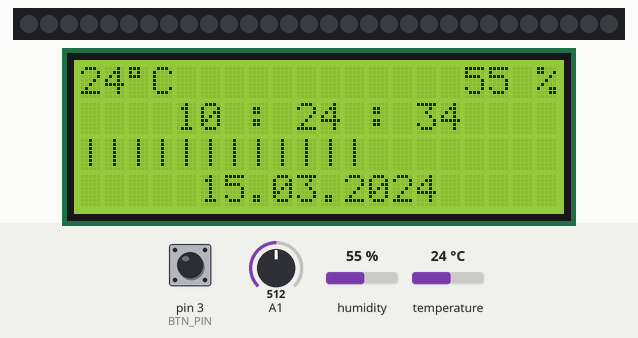
Recording of a sketch running on a simulated Arduino Uno, built with avr-gcc and run on an emulated ATmega328P. On the bench: 30 RGB LEDs in strip order, left to right, 20×4 character LCD. The inputs (shaded band) are chosen by the test bench; at power-on: A1 = 512, pin 3 (BTN_PIN) LOW, humidity 55 %, temperature 24 °C. Dim RGB values are drawn brighter than linear; the local clock reads 2024-03-15 10:24:30 at power-on unless the sketch sets it; random numbers use the default seed unless the sketch sets one.

Above: at 4.3 s.
4.4 s: A1 set to 494
At 5.8 s:
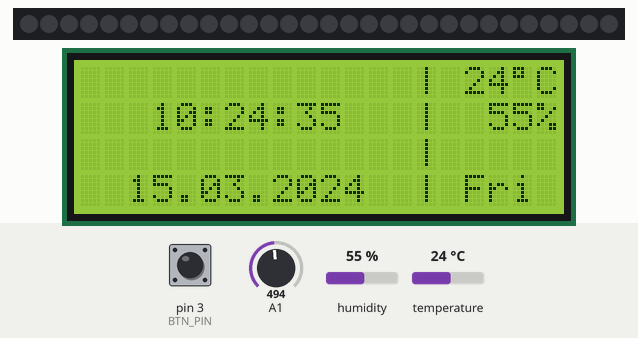
7.4 s: pin 3 (BTN_PIN) pulled HIGH for 3.2 s
At 11.7 s:
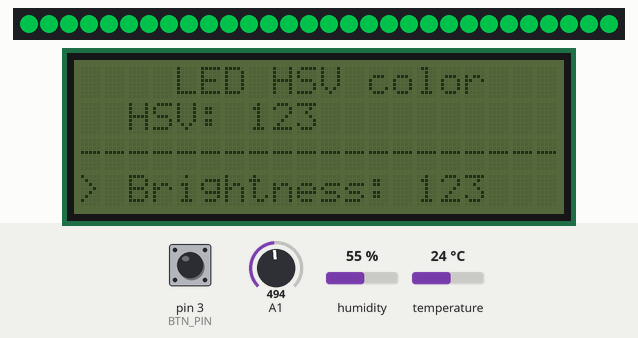
12.1 s: A1 set to 18
At 13.4 s:
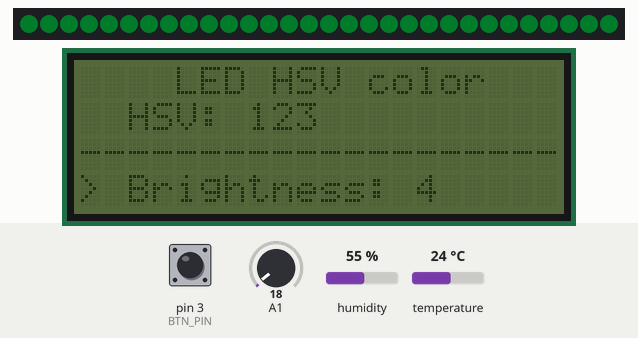
13.7 s: A1 set to 15
At 14.6 s:
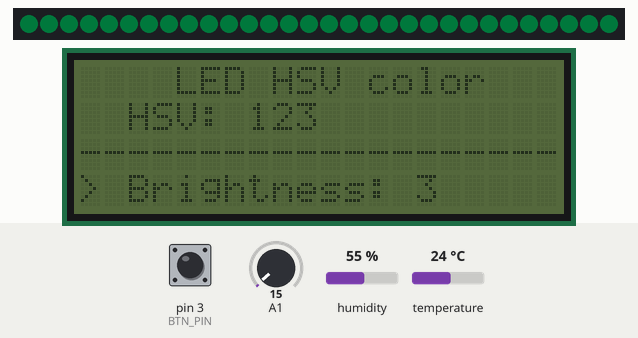
15.3 s: pin 3 (BTN_PIN) pulled HIGH for 0.15 s
At 16.0 s:
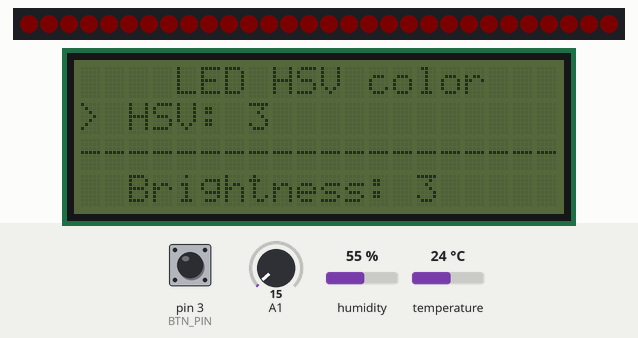
17.0 s: pin 3 (BTN_PIN) pulled HIGH for 1 s
At 18.6 s:
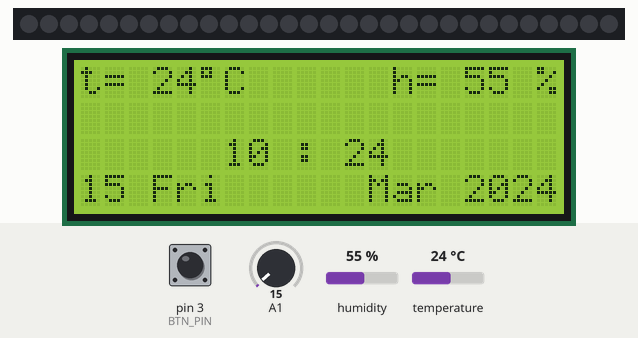
Timing chart, 0 to 20.1 s (numbered marks = the images above; inputs shaded):
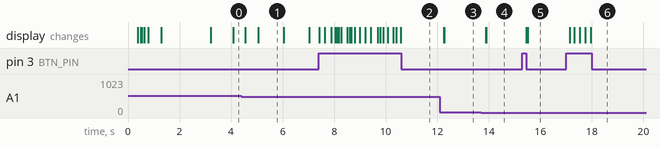

The sketch:

FREYA_ultimate.ino
```cpp
// максимально напичканая версия (считаю ее неудачной, но интересной попыткой)
//добавлено: рег-ка скорости эффектов, выбор стиля главного экрана,
//   управление подсветкой дисплея,
// возможны зависания или медленная работа
//       by EASYAMPER
#include <iarduino_RTC.h>
#include <dht11.h>
#include <Wire.h>
#include <LiquidCrystal_I2C.h>
#include "FastLED.h"
#include "GyverButton.h"

#define LED_COUNT 30         // число светодиодов
#define LED_DT 10            // пин подключения ленты
#define DHT11_PIN 8          // пин датчика температуры
#define BTN_PIN 3            // кнопка
dht11 DHT;
LiquidCrystal_I2C lcd(0x27, 20, 4);
iarduino_RTC watch(RTC_DS1307);
GButton butt1(BTN_PIN);

byte mode = 1;              // экраны
byte rez = 1;               // эффекты
byte md;                   // стиль главного экрана
bool BL = 1;                // подсветка
byte menu = 1;              // подпункты(на отдельном экране)
byte t;                     // температура
byte hum;                   // влажность
byte brig = 150;            // яркость
int pot;                    // потенциометр
byte color;                 // для палитры цветов по HUE
byte r;                     // для моих эффектов
int del = 20;              // пауза в эффектах(определяет скорость)
byte idex;                  // до 255 светодиодов(если больше смените на int)
unsigned long b;            // таймер кнопки
unsigned long tim;          // для таймеров в эффектах (без 2х никак, зато delay меньше)
unsigned long tim2;
struct CRGB leds[LED_COUNT];

void setup() {
  pinMode(A1, INPUT);
  LEDS.setBrightness(brig);                             //установить яркость
  LEDS.addLeds<WS2812B, LED_DT, GRB>(leds, LED_COUNT);  //для ленты ( WS2811, WS2812, WS2812B)
  LEDS.show();                                          // отослать команду на ленту
  butt1.setTimeout(300);                                // настройка таймаута на удержание (по умолчанию 500 мс)
  butt1.setClickTimeout(200);
  butt1.setType(LOW_PULL);
  butt1.setDirection(NORM_OPEN);
  watch.begin();
  lcd.init();
  lcd.backlight();
  //    заставка      -------------------------------------------------
  siesta();
  //for (int i = 0; i < LED_COUNT; i++) {         // подрубаем статичную радугу
  //   leds[i].setHue(i * 255 / LED_COUNT);
  // }
  LEDS.show();
  lcd.setCursor(0, 1);
  lcd.print("    F R E Y A       ");
  delay(500);
  lcd.setCursor(0, 2);
  lcd.print("      ultimate 1    ");
  delay(1800);
  lcd.clear();                               // очищаем дисплей
  LEDS.clear();                // ну и ленту тоже
  LEDS.show();
}

void loop() {
  pot = analogRead(A1);     // опрос потенциометра
  butt1.tick();             //      и кнопки
  if (butt1.isHold()) {            // обработка длительного касания(переключение экранов)
    if (millis() - b > 500) {
      b = millis();
      mode = mode + 1;             // смена экранов
      if (mode < 1) mode = 1;
      if (mode > 3) mode = 1;
      lcd.clear();               // очищаем дисплей при переходе на другой экран
    }
  }

  if (mode == 1) {       // главный экран( время, дата и прочие радости)
    LEDS.clear();       //(лента на данном "экране" гореть не должна)
    LEDS.show();
    if ((digitalRead(3)) == 1) {       // для управления подсветкой двойным касанием
      BL = !BL;                            // инвертируем переменную (было 1 станет 0 и т.д.)
      if (BL == 1)lcd.backlight();
      if (BL == 0)lcd.noBacklight();
      delay(100);
    }
    md = map(pot, 0, 1023, 0, 4);
    DHT.read(DHT11_PIN);                         //узнаём у датчика занчения
    t = DHT.temperature;                         // температура
    hum = DHT.humidity;                          // влажность
    if (md == 0) {                       // классический вариант стиля
      lcd.setCursor(0, 0);
      lcd.print("t= ");
      lcd.print(t);
      lcd.print(char(223));
      lcd.print("C      ");
      lcd.print("h= ");
      lcd.print(hum);
      lcd.print(" %");
      lcd.setCursor(0, 1);
      lcd.print("                    ");
      lcd.setCursor(0, 2);
      lcd.print(watch.gettime("      H : i       "));        // часы
      lcd.setCursor(0, 3);
      lcd.print(watch.gettime("d D      "));
      lcd.print(watch.gettime("M Y"));
    }
    if (md == 1) {
      lcd.setCursor(0, 0);
      lcd.print("              | ");
      lcd.print(t);
      lcd.print(char(223));
      lcd.print("C");
      lcd.setCursor(0, 1);
      lcd.print(watch.gettime("   H:i:s   |  "));
      lcd.print(hum);
      lcd.print("%");
      lcd.setCursor(0, 2);
      lcd.print("              |     ");
      lcd.setCursor(0, 3);
      lcd.print(watch.gettime("  d.m.Y  | D "));
    }
    if (md == 2) {
      lcd.setCursor(0, 3);
      lcd.print(watch.gettime("     d.m.Y     "));
      lcd.setCursor(0, 1);
      lcd.print(watch.gettime("    H : i : s    "));
      lcd.setCursor(0, 0);
      lcd.print(t);
      lcd.print(char(223));
      lcd.print("C            ");
      lcd.print(hum);
      lcd.print(" %");
      lcd.setCursor(0, 2);
      if ((watch.seconds) == 0)lcd.print ("|                   ");
      if ((watch.seconds) == 3)lcd.print ("||                  ");
      if ((watch.seconds) == 6)lcd.print ("|||                 ");
      if ((watch.seconds) == 9)lcd.print ("||||                ");
      if ((watch.seconds) == 12)lcd.print ("|||||               ");
      if ((watch.seconds) == 15)lcd.print ("||||||              ");
      if ((watch.seconds) == 18)lcd.print ("|||||||             ");
      if ((watch.seconds) == 21)lcd.print ("||||||||            ");
      if ((watch.seconds) == 24)lcd.print ("|||||||||           ");
      if ((watch.seconds) == 27)lcd.print ("||||||||||          ");
      if ((watch.seconds) == 30)lcd.print ("|||||||||||         ");
      if ((watch.seconds) == 33)lcd.print ("||||||||||||        ");
      if ((watch.seconds) == 36)lcd.print ("|||||||||||||       ");
      if ((watch.seconds) == 39)lcd.print ("||||||||||||||      ");
      if ((watch.seconds) == 42)lcd.print ("|||||||||||||||     ");
      if ((watch.seconds) == 45)lcd.print ("||||||||||||||||    ");
      if ((watch.seconds) == 48)lcd.print ("|||||||||||||||||   ");
      if ((watch.seconds) == 51)lcd.print ("||||||||||||||||||  ");
      if ((watch.seconds) == 54)lcd.print ("||||||||||||||||||||");
    }
    if (md == 3) {
      lcd.setCursor(0, 0);
      lcd.print("                    ");
      lcd.setCursor(0, 1);
      lcd.print(watch.gettime("    H : i : s    "));
      lcd.setCursor(0, 3);
      lcd.print(watch.gettime("     d.m.Y     "));
      lcd.setCursor(0, 2);
      lcd.print("     ");
      lcd.print(t);
      lcd.print(char(223));
      lcd.print("C  ");
      lcd.print(hum);
      lcd.print(" %     ");
    }
    //альтернативный вид часов
    /*
      lcd.setCursor(0, 1);
      lcd.print("Hours:  ");
      lcd.print(watch.gettime("H"));
      lcd.setCursor(0, 2);
      lcd.print("Minutes: ");
      lcd.print(watch.gettime("i"));
    */
    delay(1);

  }

  if (mode == 2) {                                // экран 2 - выбор эффекта
    lcd.setCursor(0, 0);
    lcd.print("      LED  FX       ");            // выводим интерфейс экрана
    lcd.setCursor(1, 2);
    lcd.print("  Brightness: ");
    lcd.print(brig);
    lcd.print("  ");
    lcd.setCursor(1, 3);
    lcd.print("  delay: ");
    lcd.print(del);
    lcd.print("        ");
    if ((digitalRead(3)) == 1) {
      menu = menu + 1;
      if (menu > 3 || menu < 1) menu = 1;
      delay(60);
    }
    if (menu == 1) {
      rez = map(pot, 0, 1023, 1, 10);
      lcd.setCursor(0, 1);
      lcd.print(">");
      lcd.setCursor(0, 2);
      lcd.print(" ");
      lcd.setCursor(0, 3);
      lcd.print(" ");
      delay(5);
    }
    if (menu == 2) {
      brig = map(pot, 0, 1023, 0, 255);
      lcd.setCursor(0, 2);
      lcd.print(">");
      LEDS.setBrightness(brig);
      lcd.setCursor(0, 1);
      lcd.print(" ");
      lcd.setCursor(0, 3);
      lcd.print(" ");
      delay(5);
    }
    if (menu == 3) {
      del = map(pot, 0, 1023, 0, 300);
      lcd.setCursor(0, 3);
      lcd.print(">");
      lcd.setCursor(0, 1);
      lcd.print(" ");
      lcd.setCursor(0, 2);
      lcd.print(" ");
      delay(5);
    }
    lcd.setCursor(1, 1);
    if (rez == 1) {
      lcd.print("   rainbow loop    ");
      rainbow_loop();
    }
    if (rez == 2) {
      lcd.print("      cycle        ");
      cycle();
    }
    if (rez == 3) {
      lcd.print("  color flashes    ");
      color_flashes();
    }
    if (rez == 4) {
      lcd.print("  color dot fill   ");
      color_dot_fill();
    }
    if (rez == 5) {
      lcd.print("     fire dots     ");
      fire_dots();
    }
    if (rez == 6) {
      lcd.print("     carousel      ");
      carosel();                  // !регулировка скорости недоступна в целях стабильности работы!
    }
    if (rez == 7) {
      lcd.print("     rainbow       ");
      color -= 1;
      fill_rainbow( leds, LED_COUNT, color );
      LEDS.show();
      delay(del);
    }
    if (rez == 8) {
      lcd.print("  fire vs water    ");
      fireVSwater();
    }
    if (rez == 9) {
      lcd.print("     siesta        ");   // может лагать на этом режиме
      siesta();                          // !регулировка скорости недоступна в целях стабильности работы!
    }
  }
  if (mode == 3) {
    lcd.setCursor(0, 0);
    lcd.print("    LED HSV color   ");
    lcd.setCursor(1, 3);
    lcd.print(" Brightness: ");
    lcd.print(brig);
    lcd.print("  ");
    lcd.setCursor(1, 1);
    lcd.print(" HSV: ");
    lcd.print(color);
    lcd.print("  ");
    lcd.setCursor(0, 2);
    lcd.print("--------------------");
    if ((digitalRead(3)) == 1) {
      menu = menu + 1;
      if (menu > 2 || menu < 1) menu = 1;
      delay(100);
    }
    if (menu == 1) {
      color = map(pot, 0, 1023, 0, 255);
      lcd.setCursor(0, 1);
      lcd.print(">");
      lcd.setCursor(0, 3);
      lcd.print(" ");
      delay(5);
    }
    if (menu == 2) {
      brig = map(pot, 0, 1023, 0, 255);
      lcd.setCursor(0, 3);
      lcd.print(">");
      lcd.setCursor(0, 1);
      lcd.print(" ");
      delay(5);
    }
    if (color <= 249) {                          // белый цвет не врубается по HSV(может я тупанул)
      for (int i = 0 ; i < LED_COUNT; i++ ) {      // пишу его включение на повторяющийся красный цвет HSV(примерно)
        leds[i] = CHSV(color, 255, 255);
      }
      lcd.setCursor(12, 1);
      lcd.print("     ");
      LEDS.show();
    }
    if (color > 249) {
      for (int i = 0 ; i < LED_COUNT; i++ ) {
        leds[i] = CHSV(255, 0, 255);
      }
      lcd.setCursor(12, 1);
      lcd.print("WHITE");                 // помечаем что включился белый
      LEDS.show();
    }
    LEDS.setBrightness(brig);
    delay(5);
  }
}
```

FX.ino
```cpp
void rainbow_loop() {
  if (millis() - tim > del) {
    idex++;
    color = color + 20;       // цвет = цвет + шаг(можно подстроить под свою ленту)
    if (idex >= LED_COUNT)idex = 0;
    if (color > 255) color = 0;          // защита от перебора
    leds[idex] = CHSV(color, 255, 255);  // красим ленту
    LEDS.show();
    tim = millis();
  }
}
void cycle() {
  if (millis() - tim > del) {       //  при большой паузе интерфейс останется жив, задаём паузу при вызове функции
    color++;                            // прибавляем цвет через указанную паузу
    tim = millis();
  }
  if (color > 255) color = 0;
  for (int idex = 0 ; idex < LED_COUNT; idex++ ) {
    leds[idex] = CHSV(color, 255, 255);
  }
  LEDS.show();
}
void color_flashes() {
  if (millis() - tim > del) {          // !есть "баг"(время горения), но это даж круто
    r = random(LED_COUNT);              // делаем случайную позицию
    color = random(255);                    // и цвет (можно создать диапазон)
    leds[r] = CHSV(color, 255, 255);
    LEDS.show();
    tim = millis();
  }
  if (millis() - tim2 > (del + 50)) {
    LEDS.clear();         // стираем
    LEDS.show();
    tim2 = millis();
  }
}
void color_dot_fill() {
  //  цветная точечная заливка
  if (millis() - tim > del) {
    r = random(LED_COUNT);              // делаем случайную позицию
    color = random(255);                 // и цвет (можно создать диапазон)
    leds[r] = CHSV(color, 255, 255);    // красим рандомные пиксели
    // leds[r+1] = CHSV(color, 255, 255);  // два сразу(тест)
    LEDS.show();
    tim = millis();
  }
  if (millis() - tim2 > (del + 6800)) {    // через время все стираем
    LEDS.clear();
    LEDS.show();
    tim2 = millis();
  }
}
void fire_dots() {
  // огненные точки(типо огонь)
  if (millis() - tim > (del + 30)) {
    r = random(LED_COUNT);              // делаем случайную позицию
    leds[r] = CRGB(253, 105, 6);    // оттенок 1
    LEDS.show();
    r = random(LED_COUNT);              // делаем случайную позицию
    leds[r] = CRGB(253, 47, 6);    // оттенок 2(можно больше)
    LEDS.show();
    tim = millis();
  }
  if (millis() - tim2 > del) {      // интервал удаления
    r = random(LED_COUNT);              // делаем случайную позицию
    leds[r] = CRGB(0, 0, 0);    // стираем рандомные пиксели
    LEDS.show();
    tim2 = millis();
  }
}
void carosel() {
  if (color >= 250)color = 0;             // защита от "перебора"
  for (int i = 0 ; i < LED_COUNT; i++ ) {
    leds[i] = CHSV(color, 255, 255);
    LEDS.show();
    delay(20);
  }
  color = color + 30;             // отвечает за смену цвета
}

void fireVSwater() {      // огонь против воды версия 2     половина-огонь, другая-вода
  if (millis() - tim > (del + 120)) {     // вода более медленная
    // позицию определяем как половину ленты +- смешивание стихий(по вкусу, зависит от длины ленты)
    r = random(((LED_COUNT / 2) - 2), LED_COUNT);
    //(половина ленты минус смешивание 2 светодиода до конца ленты)
    leds[r] = CRGB(7, 123, 255);  // водичка
    LEDS.show();     //спавним(ну отправляем кароче)
    r = random(((LED_COUNT / 2) - 2), LED_COUNT);
    leds[r] = CRGB(26, 0, 255);   //иной оттенок
    LEDS.show();
    r = random(((LED_COUNT / 2) - 2), LED_COUNT);
    leds[r] = CRGB(0, 0, 255);  // тупо синий
    LEDS.show();
    r = random(((LED_COUNT / 2) - 2), LED_COUNT);
    leds[r] = CRGB(0, 0, 0);  // для подвижности воды(убрать-будет плавнее, но менее заметно)
    LEDS.show();
    tim = millis();
  }
  if (millis() - tim2 > del) {   // огонь сделаем побыстрее воды
    r = random(0, ((LED_COUNT / 2) + 2));
    // то же самое токо от начала до середины + смешивание
    leds[r] = CRGB(253, 105, 6);  // огонёк
    LEDS.show();
    r = random(0, ((LED_COUNT / 2) + 2));
    leds[r] = CRGB(0, 0, 0);    // то же самое токо для огня
    LEDS.show();
    r = random(0, ((LED_COUNT / 2) + 2));
    leds[r] = CRGB(253, 47, 6);
    LEDS.show();
    r = random(0, ((LED_COUNT / 2) + 2));
    leds[r] = CRGB(253, 0, 0);    // тупо красный
    LEDS.show();
    tim2 = millis();
  }
}
void siesta() {
  // siesta (оптимально del 5-10)
  for (int i = 0 ; i < LED_COUNT; i++ ) {
    leds[r] = CHSV(color, 255, 255);
    LEDS.show();
    r = random(LED_COUNT);
    color = random(255);
    delay(10);
  }
  for (int i = 0 ; i < LED_COUNT; i++ ) {
    leds[r] = CHSV(0, 255, 0);
    LEDS.show();
    r = random(LED_COUNT);
    delay(10);
  }
}
```

Measured:
- the behaviour switches between 512 and 511 on A1 (found by bisection; images 0 and 1)
- the behaviour switches between 17 and 16 on A1 (found by bisection; images 3 and 4)
- after the input at 12.1 s, the display: first changes after 0.16 s (image 3 shows a later state)
- after the input at 13.7 s, the display: first changes after 0.19 s (image 4 shows a later state)
- after the input at 15.3 s, the display: first changes after 0.15 s (image 5 shows a later state)
- after the input at 17.0 s, the display: first changes after 0.14 s (image 6 shows a later state)
